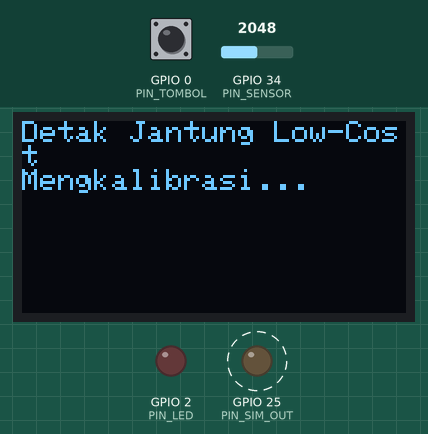
Simulated run of this sketch. Board: ESP32. Parts: 128×64 one-colour display, output pins drawn as LEDs (lit = HIGH). Dashed ring = blinking. Inputs (shaded band) come from the test bench; at power-on: GPIO 34 (PIN_SENSOR) = 2048, GPIO 0 (PIN_TOMBOL) HIGH. WiFi joins after 1.5 s; servers stay silent unless stated; what the sketch prints to the serial monitor is not drawn.

Above: at 1.0 s.
At 3.2 s:
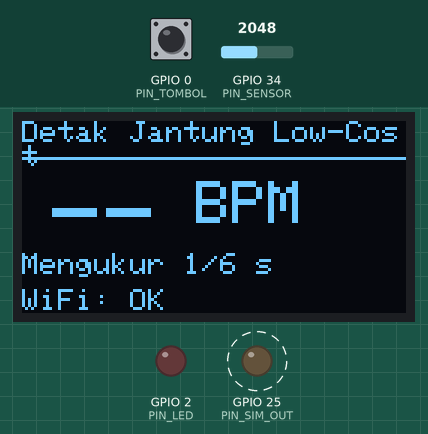
3.3 s: GPIO 34 (PIN_SENSOR) set to 2866
At 3.9 s:
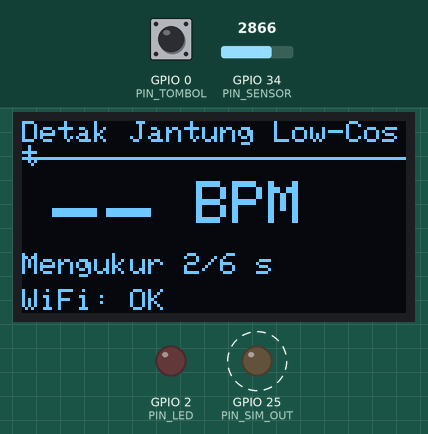
5.7 s: GPIO 0 (PIN_TOMBOL) pulled LOW for 0.15 s
At 7.4 s:
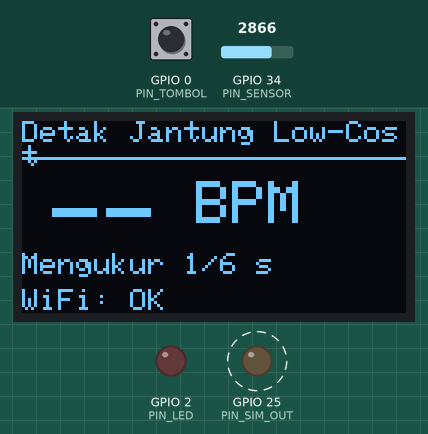
Timing chart, 0 to 12.4 s (numbered marks = the images above; inputs shaded):
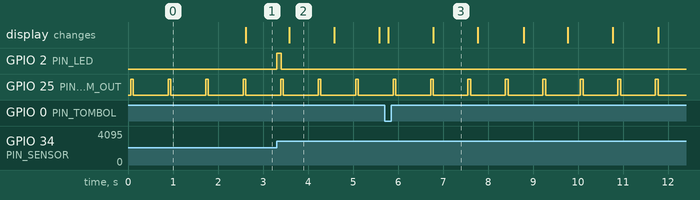

The sketch:

detak_jantung.ino
```cpp
/*
 * =====================================================================
 *  TUGAS AKHIR - SISTEM PEMANTAU DETAK JANTUNG LOW-COST
 *  Pulse Sensor + ESP32 + OLED SSD1306 + OTA via GitHub Releases
 *
 *  Metode pengukuran disamakan dengan simulasi Proteus dan repo
 *  Heart_Beat_Simulation_Proteus: hitung pulsa pada jendela 6 detik,
 *  lalu BPM = jumlah detak x 10. Jendela diulang otomatis supaya alat
 *  tetap memantau secara terus-menerus.
 * =====================================================================
 *  Pin:
 *    GPIO 34    = sinyal pulse sensor (di Wokwi: dikabel dari GPIO 25)
 *    GPIO 25    = keluaran simulator detak (HANYA untuk simulasi Wokwi,
 *                 di hardware asli pin ini tidak dipakai)
 *    GPIO 0     = tombol BOOT, untuk memulai ulang jendela pengukuran
 *    GPIO 2     = LED indikator detak
 *    GPIO 21/22 = SDA/SCL OLED SSD1306 (alamat I2C 0x3C)
 *
 *  Mode:
 *    MODE_SIMULASI = true  -> dipakai saat uji di Wokwi (pulsa dibuat
 *                             otomatis oleh pin GPIO 25, atur SIM_BPM)
 *    MODE_SIMULASI = false -> dipakai di hardware asli dengan sensor
 *                             asli terpasang di GPIO 34
 * =====================================================================
 */

#include <WiFi.h>
#include <HTTPClient.h>
#include <WiFiClientSecure.h>
#include <Update.h>
#include <Wire.h>
#include <Adafruit_GFX.h>
#include <Adafruit_SSD1306.h>

// ------------------------- KONFIGURASI -------------------------------
#define PIN_SENSOR    34
#define PIN_SIM_OUT   25
#define PIN_TOMBOL     0
#define PIN_LED        2

const bool   MODE_SIMULASI    = true;   // false saat pakai sensor asli
const int    SIM_BPM          = 72;     // BPM tiruan untuk simulasi Wokwi
const int    BPM_MIN          = 60;     // batas normal bawah
const int    BPM_MAX          = 100;    // batas normal atas
const float  FIRMWARE_VERSION = 1.2;    // dibandingkan dengan tag release GitHub

const uint8_t DURASI_DETIK = 6;         // jendela pengukuran (detik)

// Isi saat sudah siap uji OTA (untuk simulasi Wokwi tidak wajib)
const char* WIFI_SSID = "NAMA_WIFI";
const char* WIFI_PASS  = "PASSWORD_WIFI";
const char* OTA_REPO  = "akmalseptain/-detak-jantung-esp32";

const unsigned long INTERVAL_CEK_OTA_MS = 6UL * 3600UL * 1000UL; // 6 jam

// ------------------------- OLED -------------------------------------
Adafruit_SSD1306 oled(128, 64, &Wire, -1);

// ------------------------- STATE DETEKSI ----------------------------
unsigned long waktuPuncakTerakhir = 0;
int    nilaiMaks = 0, nilaiMin = 4095;
bool   diAtasAmbang = false;

uint32_t jumlahDetak = 0;       // detak pada jendela berjalan
uint8_t  detikJendela = 0;      // detik berjalan dalam jendela
int      bpm = 0;               // hasil jendela terakhir

unsigned long waktuDetik = 0, waktuSerial = 0, waktuOTA = 0, waktuLed = 0;

// =====================================================================
//  Tugas simulasi (core 0, hanya saat MODE_SIMULASI):
//  membuat pulsa tiruan di GPIO 25 dengan laju SIM_BPM.
//  Di Wokwi, GPIO 25 dikabel ke GPIO 34 lewat diagram.json.
// =====================================================================
void tugasSimulasi(void*) {
  pinMode(PIN_SIM_OUT, OUTPUT);
  const unsigned long periode = 60000UL / SIM_BPM;
  for (;;) {
    digitalWrite(PIN_SIM_OUT, HIGH); delay(60);   // potongan "detak"
    digitalWrite(PIN_SIM_OUT, LOW);  delay(periode - 60);
  }
}

// =====================================================================
//  SETUP
// =====================================================================
void setup() {
  Serial.begin(115200);
  pinMode(PIN_LED, OUTPUT);
  pinMode(PIN_TOMBOL, INPUT_PULLUP);

  if (!oled.begin(SSD1306_SWITCHCAPVCC, 0x3C)) {
    Serial.println("OLED tidak terdeteksi!");
  }
  oled.clearDisplay();
  oled.setTextSize(1);
  oled.setTextColor(SSD1306_WHITE);
  oled.setCursor(0, 0);
  oled.println("Detak Jantung Low-Cost");
  oled.println("Mengkalibrasi...");
  oled.display();

  if (MODE_SIMULASI) {
    xTaskCreatePinnedToCore(tugasSimulasi, "sim", 2048, nullptr, 1, nullptr, 0);
    Serial.printf("[SIMULASI] Pulsa tiruan %d bpm di GPIO 25 -> GPIO 34\n", SIM_BPM);
  }

  WiFi.begin(WIFI_SSID, WIFI_PASS);
  Serial.print("WiFi");
  for (int i = 0; i < 20 && WiFi.status() != WL_CONNECTED; i++) {
    delay(500); Serial.print(".");
  }
  Serial.println(WiFi.status() == WL_CONNECTED ? " terhubung" : " gagal (mode offline)");

  waktuDetik = millis();
}

// =====================================================================
//  DETEKSI DETAK: ambang adaptif (maks/min sinyal bergerak)
//  Mengembalikan true tepat satu kali untuk setiap tepi naik.
// =====================================================================
bool deteksiDetak(unsigned long kini) {
  int adc = analogRead(PIN_SENSOR);

  // pelacak amplitudo sinyal
  if (adc > nilaiMaks) nilaiMaks = adc;
  if (adc < nilaiMin) nilaiMin = adc;

  // penurunan bertahap agar ambang menyesuaikan kalau amplitudo berubah
  static unsigned long waktuResetAmbang = 0;
  if (kini - waktuResetAmbang > 10000) {
    nilaiMaks = nilaiMin + (nilaiMaks - nilaiMin) / 2;
    waktuResetAmbang = kini;
  }
  int ambang = (nilaiMaks + nilaiMin) / 2;

  bool detak = false;
  if (!diAtasAmbang && adc > ambang + 40 && kini - waktuPuncakTerakhir > 250) {
    diAtasAmbang = true;
    waktuPuncakTerakhir = kini;
    detak = true;
  } else if (diAtasAmbang && adc < ambang - 40) {
    diAtasAmbang = false;
  }
  return detak;
}

// =====================================================================
//  TOMBOL: memulai ulang jendela pengukuran (debounce 50 ms)
// =====================================================================
bool tombolDitekan() {
  static bool stabil = HIGH, terakhir = HIGH;
  static unsigned long waktu = 0;

  bool baca = digitalRead(PIN_TOMBOL);
  if (baca != terakhir) {
    terakhir = baca;
    waktu = millis();
  }
  if (millis() - waktu > 50 && baca != stabil) {
    stabil = baca;
    if (stabil == LOW) return true;
  }
  return false;
}

// =====================================================================
//  OTA: cek rilis terbaru di GitHub, pasang bila ada versi baru
// =====================================================================
String ambilNilaiJson(const String& json, const String& kunci) {
  int i = json.indexOf(kunci);
  if (i < 0) return "";
  i += kunci.length();
  int akhir = json.indexOf('"', i);
  if (akhir < 0) return "";
  return json.substring(i, akhir);
}

void cekOTA() {
  if (WiFi.status() != WL_CONNECTED) return;

  WiFiClientSecure klien;
  klien.setInsecure();  // sebelum sidang: ganti dengan sertifikat GitHub yang disematkan
  HTTPClient http;

  String urlApi = String("https://api.github.com/repos/") + OTA_REPO + "/releases/latest";
  http.begin(klien, urlApi);
  http.addHeader("User-Agent", "detak-jantung-esp32");
  int kode = http.GET();
  if (kode != 200) { http.end(); return; }
  String isi = http.getString();
  http.end();

  // ambil tag versi, contoh: "tag_name":"v1.2"
  String tag = ambilNilaiJson(isi, "\"tag_name\":\"");
  if (tag.startsWith("v")) tag.remove(0, 1);
  float versiBaru = tag.toFloat();
  if (versiBaru <= FIRMWARE_VERSION) {
    Serial.printf("[OTA] Firmware v%.1f masih terbaru\n", FIRMWARE_VERSION);
    return;
  }

  // cari aset bernama firmware.bin, lalu ambil URL unduhannya
  int iAset = isi.indexOf("\"name\":\"firmware.bin\"");
  if (iAset < 0) {
    Serial.println("[OTA] Aset firmware.bin tidak ditemukan");
    return;
  }
  int iU = isi.indexOf("browser_download_url\":\"", iAset);
  if (iU < 0) return;
  int mulai = iU + 24;
  int akhir = isi.indexOf('"', mulai);
  String urlBin = isi.substring(mulai, akhir);

  Serial.printf("[OTA] Versi baru v%.1f ditemukan. Mengunduh %s\n", versiBaru, urlBin.c_str());
  http.begin(klien, urlBin);
  kode = http.GET();
  if (kode != 200) { http.end(); return; }
  int ukuran = http.getSize();
  if (ukuran <= 0 || !Update.begin(ukuran)) { http.end(); return; }
  size_t ditulis = Update.writeStream(*http.getStreamPtr());
  http.end();
  if (ditulis == (size_t)ukuran && Update.end(true)) {
    Serial.printf("[OTA] Sukses! Reboot ke v%.1f\n", versiBaru);
    delay(500);
    ESP.restart();
  } else {
    Update.abort();
    Serial.println("[OTA] GAGAL - firmware lama dipertahankan");
  }
}

// =====================================================================
//  TAMPILAN OLED + SERIAL
// =====================================================================
void tampilkan() {
  oled.clearDisplay();
  oled.setTextSize(1);
  oled.setCursor(0, 0);
  oled.println("Detak Jantung Low-Cost");
  oled.drawLine(0, 12, 127, 12, SSD1306_WHITE);

  oled.setTextSize(3);
  oled.setCursor(10, 20);
  if (bpm > 0) oled.print(bpm); else oled.print("--");
  oled.setTextSize(2);
  oled.print(" BPM");

  oled.setTextSize(1);
  oled.setCursor(0, 44);
  if (bpm == 0) {
    oled.printf("Mengukur %u/%u s", (unsigned)detikJendela, (unsigned)DURASI_DETIK);
  } else if (bpm < BPM_MIN || bpm > BPM_MAX) {
    oled.printf("! DI LUAR NORMAL ! %u/%u", (unsigned)detikJendela, (unsigned)DURASI_DETIK);
  } else {
    oled.printf("Normal (60-100) %u/%u s", (unsigned)detikJendela, (unsigned)DURASI_DETIK);
  }

  oled.setCursor(0, 56);
  oled.print(WiFi.status() == WL_CONNECTED ? "WiFi: OK" : "WiFi: off");
  oled.display();

  Serial.printf("BPM: %d | detak: %lu | jendela: %u/%u s | WiFi: %s\n",
                bpm, (unsigned long)jumlahDetak,
                (unsigned)detikJendela, (unsigned)DURASI_DETIK,
                WiFi.status() == WL_CONNECTED ? "OK" : "off");
}

// =====================================================================
//  LOOP UTAMA (core 1)
// =====================================================================
void loop() {
  unsigned long kini = millis();

  if (deteksiDetak(kini)) {
    jumlahDetak++;
    digitalWrite(PIN_LED, HIGH);
    waktuLed = kini;
  }
  if (digitalRead(PIN_LED) == HIGH && kini - waktuLed > 100) {
    digitalWrite(PIN_LED, LOW);
  }

  // penanda 1 detik -> majukan jendela pengukuran
  if (kini - waktuDetik >= 1000) {
    waktuDetik += 1000;
    detikJendela++;

    if (detikJendela >= DURASI_DETIK) {
      bpm = (int)(jumlahDetak * (60UL / DURASI_DETIK));  // 6 detik -> x10
      Serial.printf("[JENDELA] %lu detak / %u detik -> %d BPM\n",
                    (unsigned long)jumlahDetak, (unsigned)DURASI_DETIK, bpm);
      jumlahDetak = 0;
      detikJendela = 0;
    }
    tampilkan();
  }

  // tombol BOOT: mulai ulang jendela tanpa menunggu selesai
  if (tombolDitekan()) {
    Serial.println("[TOMBOL] Jendela pengukuran dimulai ulang");
    jumlahDetak = 0;
    detikJendela = 0;
    bpm = 0;
    waktuDetik = kini;
    tampilkan();
  }

  if (kini - waktuOTA >= INTERVAL_CEK_OTA_MS) {  // berkala
    waktuOTA = kini;
    cekOTA();
  }

  delay(2);  // beri napas untuk tugas inti lain
}
```

Measured:
- after the input at 3.3 s, GPIO 2 (PIN_LED): LOW → HIGH at once, → LOW 0.10 s later
- by itself, GPIO 25 (PIN_SIM_OUT): alternates HIGH for 0.06 s and LOW for 0.77 s
- what the display in image 3 shows lasts 1.0 s, from 6.8 s to 7.8 s
